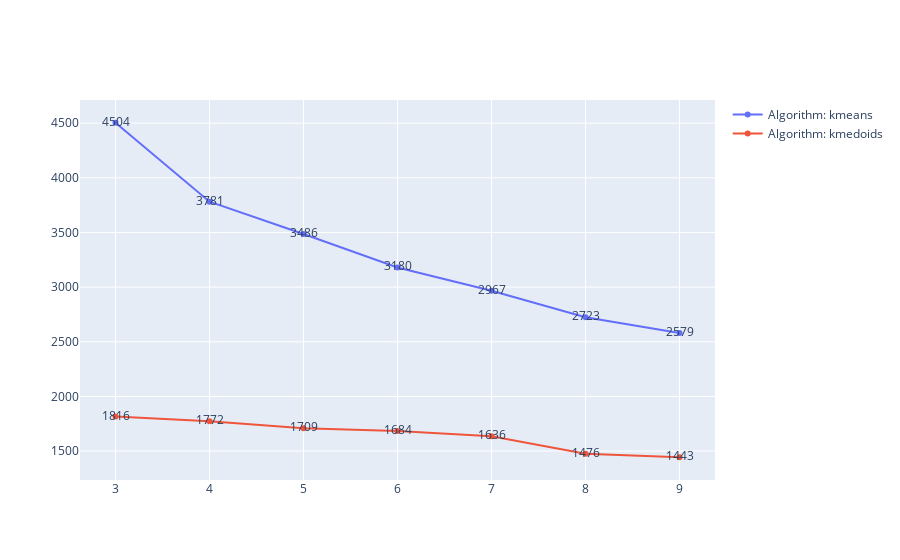

The notebook cell saved with this chart:
### Code cell
compare_algorithms_with_noise_fraction(results_df, noise_fraction=0.01)

### Figure 1 — Plotly figure (JSON) as saved in the notebook; plotly's stock layout.template omitted (floating-point values rounded to 4 significant figures)
{"data": [{"mode": "lines+markers+text", "name": "Algorithm: kmeans", "text": [4504.0, 3781.0, 3486.0, 3180.0, 2967.0, 2723.0, 2579.0], "type": "scatter", "x": [3, 4, 5, 6, 7, 8, 9], "y": [4504.0, 3781.0, 3486.0, 3180.0, 2967.0, 2723.0, 2579.0]}, {"mode": "lines+markers+text", "name": "Algorithm: kmedoids", "text": [1816.0, 1772.0, 1709.0, 1684.0, 1636.0, 1476.0, 1443.0], "type": "scatter", "x": [3, 4, 5, 6, 7, 8, 9], "y": [1816.0, 1772.0, 1709.0, 1684.0, 1636.0, 1476.0, 1443.0]}], "layout": {}}
